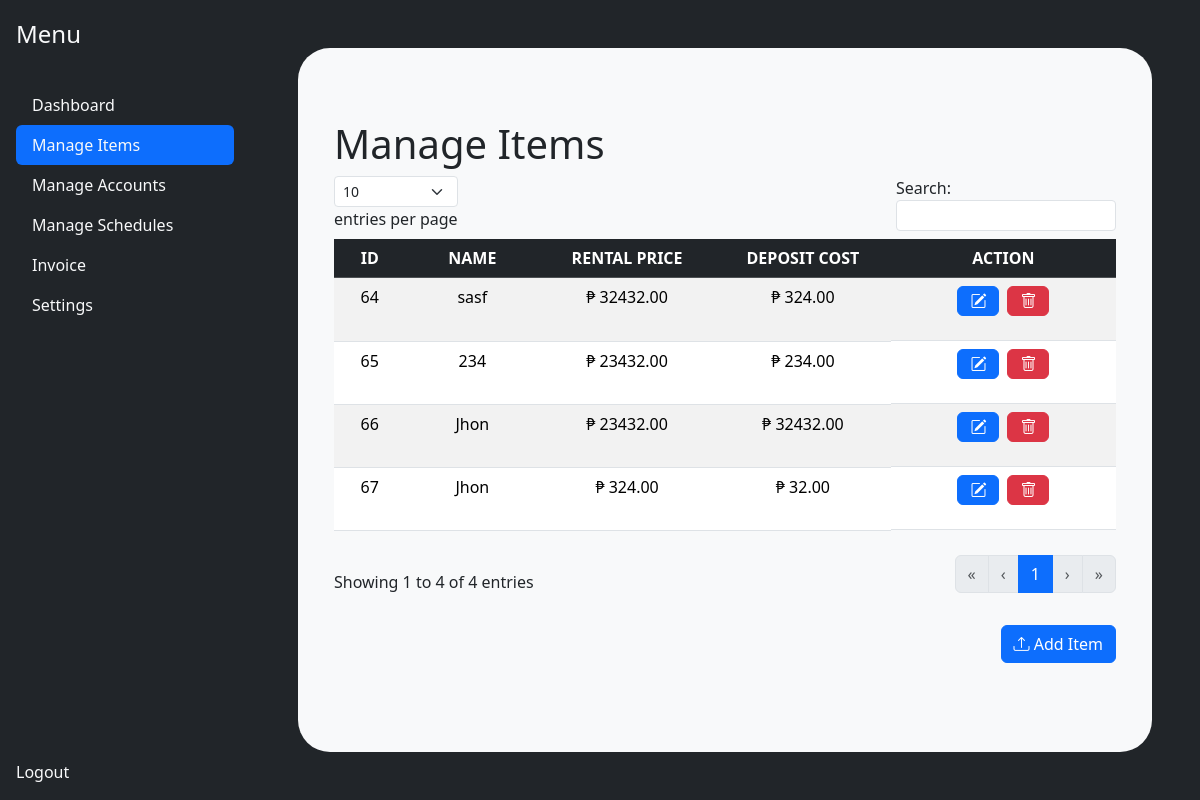
Before: /frontend/admin/manage.php with the older database file.
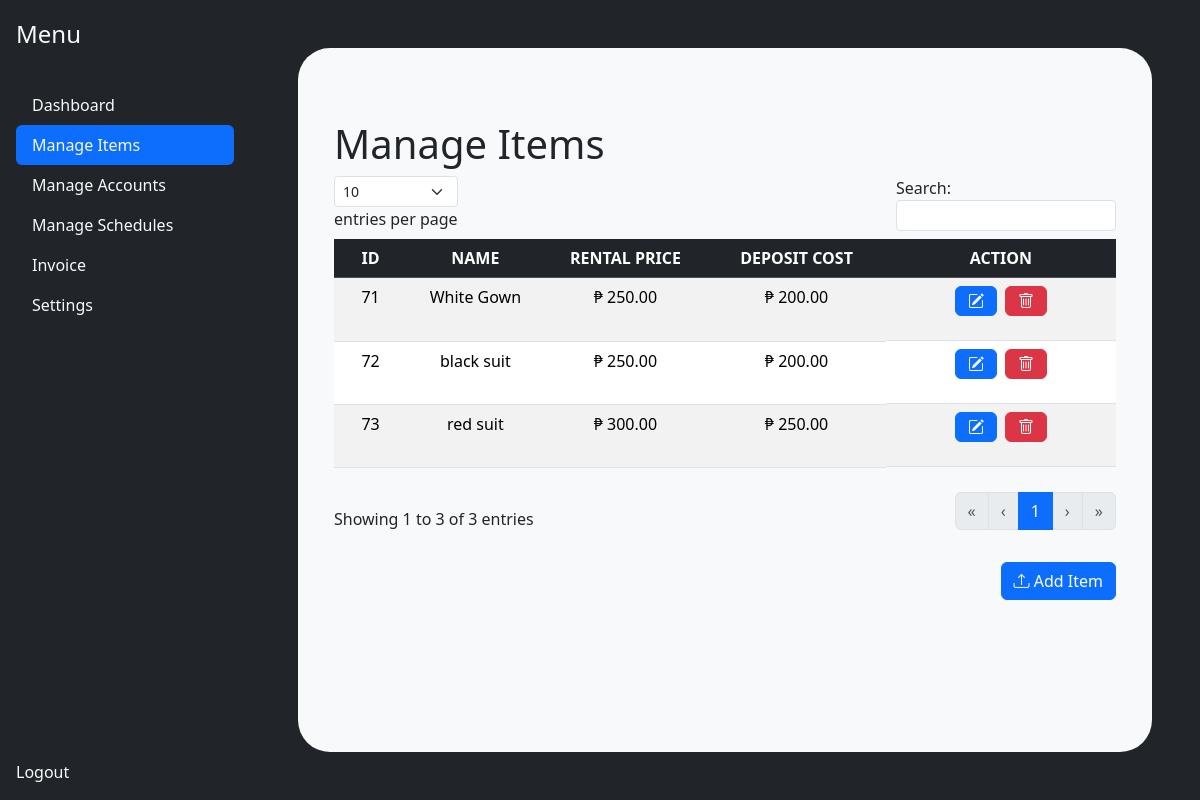
After: the same page with the newer database file.
### tables this page shows
CREATE TABLE `item` (
  `item_id` int(11) NOT NULL,
  `name` varchar(255) DEFAULT NULL,
  `type` varchar(255) DEFAULT NULL,
  `size` decimal(11,2) DEFAULT NULL,
  `deposit_cost` decimal(11,2) DEFAULT NULL,
  `rental_cost` decimal(11,2) DEFAULT NULL,
  `quantity` int(11) DEFAULT 0,
  `owner_id` int(11) DEFAULT NULL,
  `in_stock` tinyint(1) DEFAULT 1,
  `is_active` tinyint(1) DEFAULT 1,
  `photo` varchar(255) NOT NULL,
  `description` varchar(255) NOT NULL
);

### backend/classes/item.class.php (called while the page is built, shortened)
<?php
require_once 'database.php';
class Item{
    protected $db ;
    function __construct(){
        $this->db = new Database();
    }
    function show($user_id = null) {
        $sql = "SELECT * FROM item";
        $query = $this->db->connect()->prepare($sql);
        if ($query->execute()) {
            $data = $query->fetchAll();
        }
        return $data;
    }
}
?>

### backend/classes/database.php (called while the page is built)
<?php
class Database{
    private $host = 'localhost';
    private $username = 'root';
    private $password = '';
    private $database = 'rental_management_system';
    protected $connection;
    function connect(){
        try
			{
				$this->connection = new PDO("mysql:host=$this->host;dbname=$this->database",
											$this->username, $this->password);
			}
			catch (PDOException $e)
			{
				echo "Connection error " . $e->getMessage();
			}
        return $this->connection;
    }
}
?>

### frontend/includes/manage_items.php (the view, shortened to what this page needs)
<section class = "container my-5 table-responsive">
            <h1> Manage Items </h1>
            <table class=" table table-striped" id = "example">
            <thead class="table-dark">
                <tr>
                    <th class = "text-center">ID</th>
                    <th class = "text-center">NAME</th>
                    <th class = "text-center">RENTAL PRICE</th>
                    <th class = "text-center">DEPOSIT COST</th>
                    <th class = "text-center">ACTION</th>
                </tr>
            </thead>
            <tbody>
                <?php
                    require_once '../../backend/classes/item.class.php';
                    $item = new Item();
                    $results = $item->show();
                    if (!empty($results)) {
                        $i = 1;
                        foreach ($results as $value) {
                            if($value['is_active'] == true){
                ?>
                <tr class = "text-center">
                    <td><?php echo htmlspecialchars($value['item_id']); ?></td>
                    <td><?php echo htmlspecialchars($value['name']); ?></td>
                    <td><?php echo "₱ " . htmlspecialchars($value['rental_cost']); ?></td>
                    <td><?php echo "₱ " . htmlspecialchars($value['deposit_cost']); ?></td>
                    <td class="text-center d-flex justify-content-center gap-2">
                        <div>
                            <button class="btn btn-primary  edit-item-btn" data-bs-toggle="modal"
                                data-id="<?php echo $value['item_id']; ?>"
                                data-name="<?php echo htmlspecialchars($value['name']); ?>"
                                data-type="<?php echo htmlspecialchars($value['type']); ?>"
                                data-size="<?php echo htmlspecialchars($value['size']); ?>"
                                data-deposit-cost="<?php echo htmlspecialchars($value['deposit_cost']); ?>"
                                data-rental-cost="<?php echo htmlspecialchars($value['rental_cost']); ?>"
                                >
                                <i class="bi bi-pencil-square"></i>
                            </button>
                        </div>
                        <form action="../../backend/tools/deleteitem_tool.php" method="POST" id = "deleteForm">
                            <button type="submit" class="btn btn-danger delete-item-btn" name="item_id" value="<?php echo $value['item_id']; ?>">
                                <i class="bi bi-trash"></i>
                            </button>
                        </form>
                    </td>
                </tr>
                <?php
                            $i++;}
                        }
                    } else {
                ?>
                <?php
                    }
                ?>
            </tbody>
        </table>
        <div class = "d-flex justify-content-end mt-3">
            <button type="button" class="btn btn-primary" data-bs-toggle="modal" data-bs-target="#addItemModal">
            <i class="bi bi-upload"></i> Add Item
            </button>
        </div>
        </section>

Changed rows visible on the page:
no longer on this page (row edited): item: item_id "64", name "sasf", rental_cost "32432.00", deposit_cost "324.00"
no longer on this page (row edited): item: item_id "65", name "234", rental_cost "23432.00", deposit_cost "234.00"
no longer on this page (row edited): item: item_id "66", name "Jhon", rental_cost "23432.00", deposit_cost "32432.00"
no longer on this page (row edited): item: item_id "67", name "Jhon", rental_cost "324.00", deposit_cost "32.00"
added item: item_id "71", name "White Gown", rental_cost "250.00", deposit_cost "200.00"
added item: item_id "72", name "black suit", rental_cost "250.00", deposit_cost "200.00"
added item: item_id "73", name "red suit", rental_cost "300.00", deposit_cost "250.00"
Other visible differences:
text written by a page script: "entries per page Search: Showing 1 to 4 of 4 entries « ‹ 1 › »" → "entries per page Search: Showing 1 to 3 of 3 entries « ‹ 1 › »"
